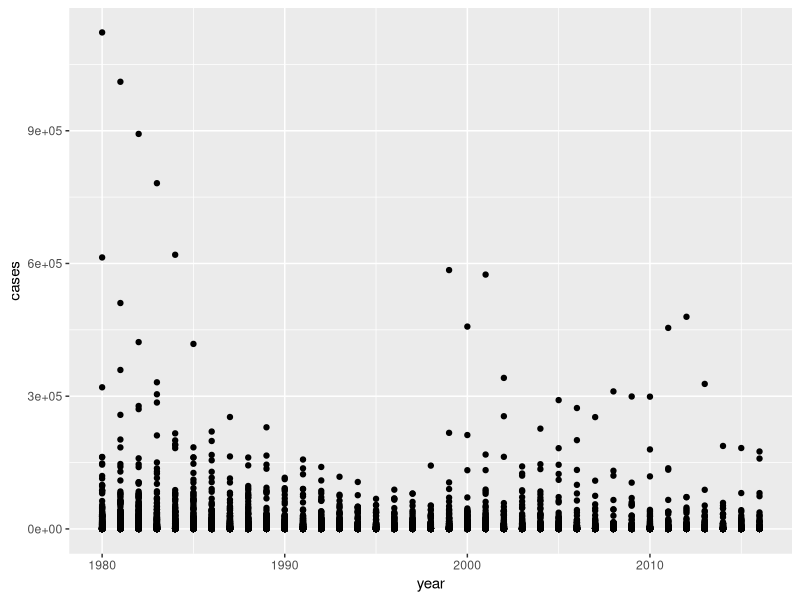
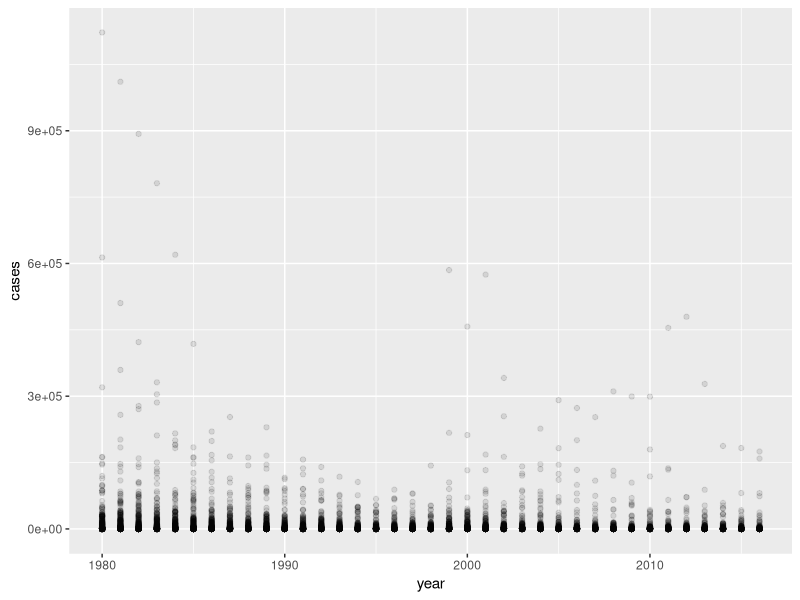
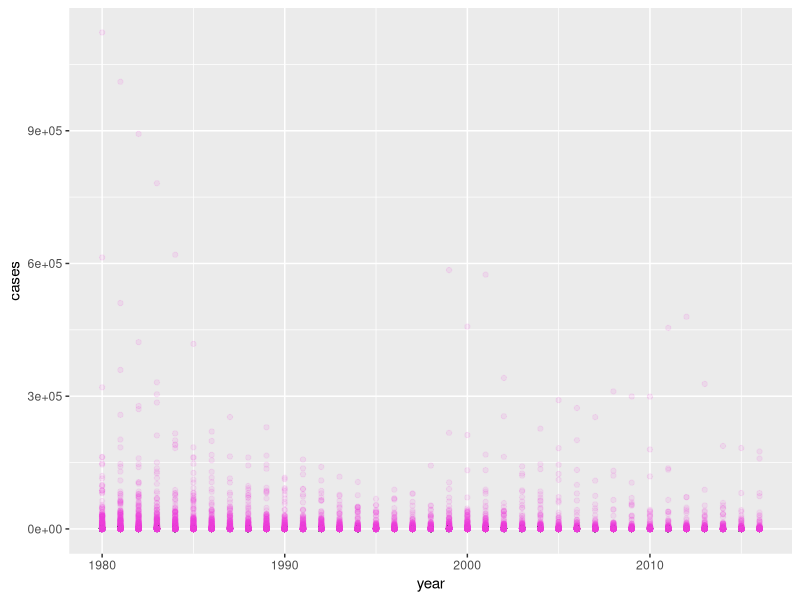
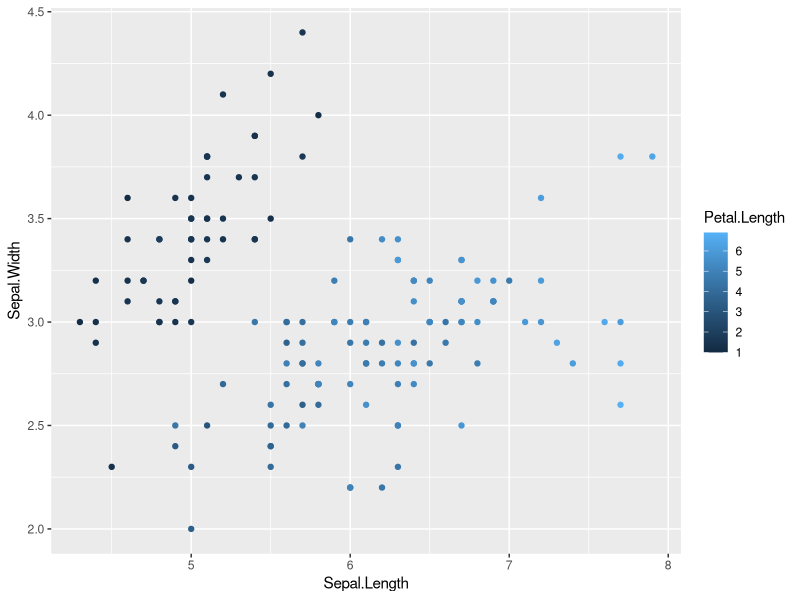
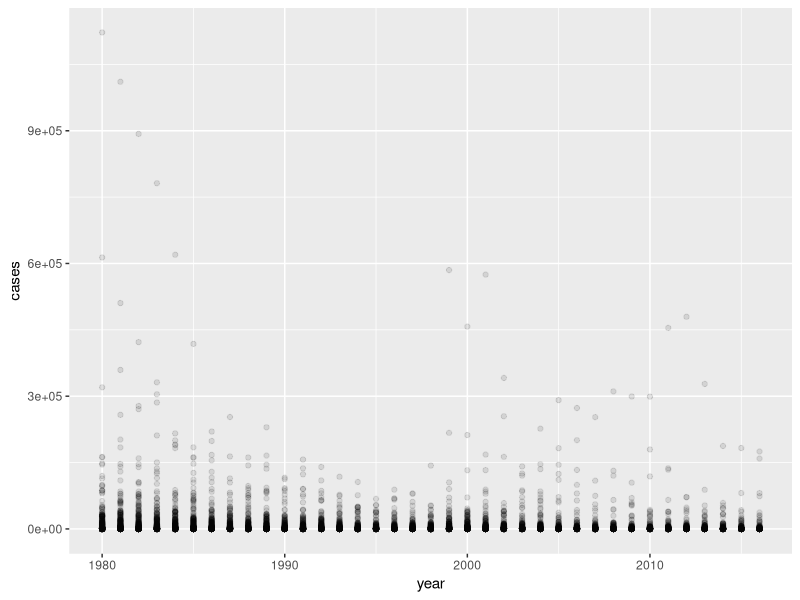
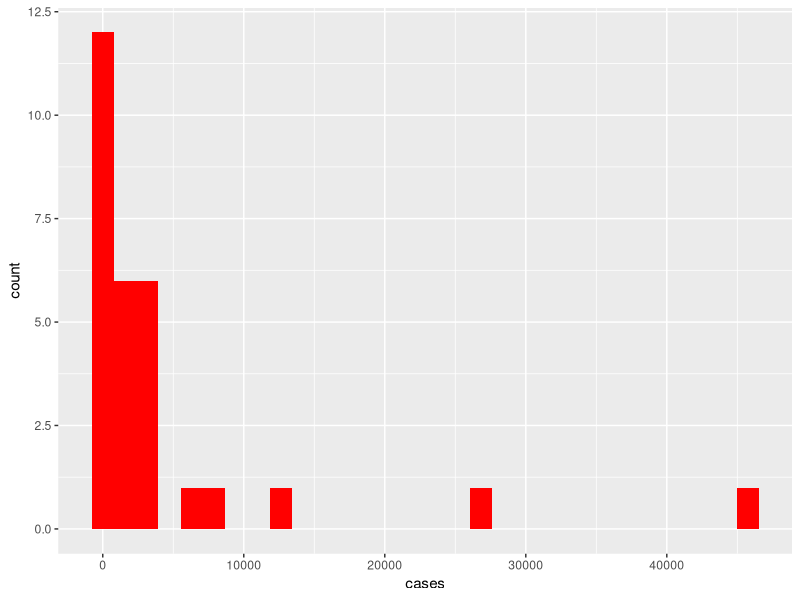
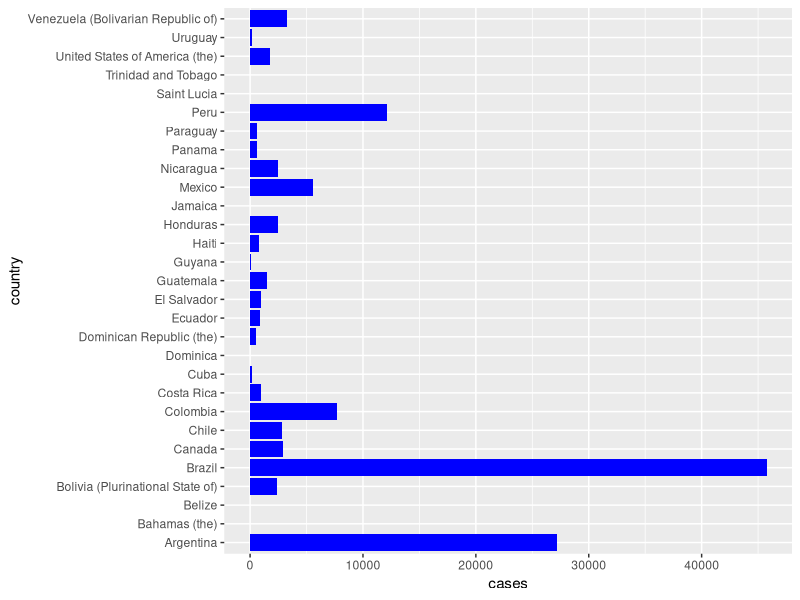
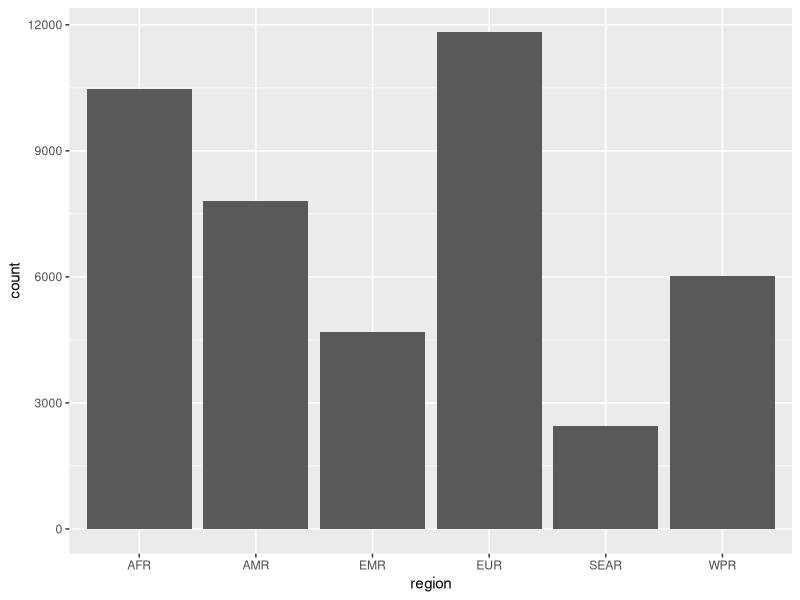

Here is the R script that generated these plots, in order:
## ---- chunk 1
knitr::opts_chunk$set(echo = TRUE)
## ---- chunk 2
 # install.packages("ggplot2")
 # install.packages("readxl")
## ---- chunk 3
library(readxl)
library("ggplot2")
who_disease <- read_xlsx("who_disease.xlsx")

# 기본 시각화
ggplot(who_disease, aes(x = year, y = cases)) +
  geom_point()
# 옵션 1 투명도 주기
ggplot(who_disease, aes(x = year, y = cases)) +
  geom_point(alpha = 0.1)
# 옵션 2 색상 변화
ggplot(who_disease, aes(x = year, y = cases)) +
  geom_point(alpha = 0.1, color = "#EB3BD9")

?geom_point
## ---- chunk 4
str(iris)
ggplot(iris, aes(x = Sepal.Length, 
                 y = Sepal.Width,
                 colour = Petal.Length)) + geom_point()
## ---- chunk 5
ggplot(who_disease, aes(x = year, y = cases)) +
  geom_point(alpha = 0.1)
## ---- chunk 6
library(dplyr)
str(who_disease)
data2 <- who_disease %>% 
  filter(region == 'AMR',
         year == 1980,
         disease == 'pertussis',
         cases > 0) -> data2

ggplot(data2, aes(x = cases)) + 
  geom_histogram(fill = "red")
ggplot(data2, aes(x = country, y = cases)) + 
  geom_col(fill = "blue") +
  # 가로로 그래프 나타내기
  coord_flip()

ggplot(who_disease,aes(region)) +
  geom_bar()
ggplot(who_disease,aes(disease)) +
  geom_bar()
## ---- chunk 7
ggplot(data=diamonds,aes(x=carat, y=price)) + geom_point()
## ---- chunk 8
ggplot(diamonds, aes(x=cut)) +geom_bar()
ggplot(diamonds, aes(x=cut, y= price)) + geom_bar(stat = "identity")

cut_price <-diamonds %>%
  group_by(cut) %>% 
  summarise(mean_price=mean(price))
ggplot(data = cut_price, aes(x = cut, y = mean_price)) + geom_col()
ggplot(data=diamonds, aes(x=carat)) + geom_histogram()
ggplot(data=diamonds, aes(x=carat)) + geom_histogram(binwidth = 1)
ggplot(data=diamonds, aes(x=carat)) + geom_histogram(binwidth = 0.1)
## ---- chunk 9
ggplot(data=diamonds, aes(x=carat)) + geom_density()
## ---- chunk 10
ggplot(data=diamonds, aes(x=1, y=price)) + geom_boxplot()
ggplot(data=diamonds, aes(x=cut, y=price)) +geom_boxplot()
## ---- chunk 11
str(cars)
str(economics)
ggplot(data=cars,aes(x=speed, y=dist))+geom_line()
ggplot(data=economics, aes(x=date, y=unemploy)) + geom_line()
ggplot(data=economics, aes(x=date, y=psavert)) + geom_line()
ggplot() + 
geom_line(data=economics,aes(x=date, y=uempmed, color="red")) +  geom_line(data=economics, aes(x=date, y=psavert))
## ---- chunk 12
ggplot(data = diamonds, aes(x=carat, y=price, col = cut)) + geom_point()
## ---- chunk 13
ggplot(diamonds, aes(x=color, fill = cut)) + geom_bar()
ggplot(diamonds, aes(x=color, fill = cut)) + geom_bar(position = "dodge")
ggplot(diamonds, aes(x=color, fill = cut)) + geom_bar(position = "fill")
## ---- chunk 14
leisure <- read.csv("data/leisure.csv")
str(leisure)
## ---- chunk 15
ggplot(data = leisure, aes(x=age, y=expense)) + geom_line()
ggplot(data = leisure, aes(x=age, y=expense, col=sex)) + geom_line()
## ---- chunk 16
mpg1 <- read.csv("data/mpg1.csv", stringsAsFactors = FALSE)

drv_hwy <- mpg1 %>% 
  group_by(drv) %>% 
  summarise(mean_hwy=mean(hwy))
## ---- chunk 17
ggplot(data = drv_hwy, aes(x = drv, 
                           y= mean_hwy)) + geom_col()
ggplot(data = drv_hwy, aes(x = reorder(drv, mean_hwy), #오름차순
                           y= mean_hwy)) + geom_col()
ggplot(data = drv_hwy, aes(x = reorder(drv, -mean_hwy), #내림차순
                           y= mean_hwy)) + 
  geom_col() + 
  labs(
  title = "그래프의 제목을 입력하세요.",
  subtitle = "그래프의 소제목을 입력하세요.",
  x = "x변수명을 입력하세요.",
  y = "y변수명을 입력하세요.",
  caption= "데이터 출처를 입력하세요.")
